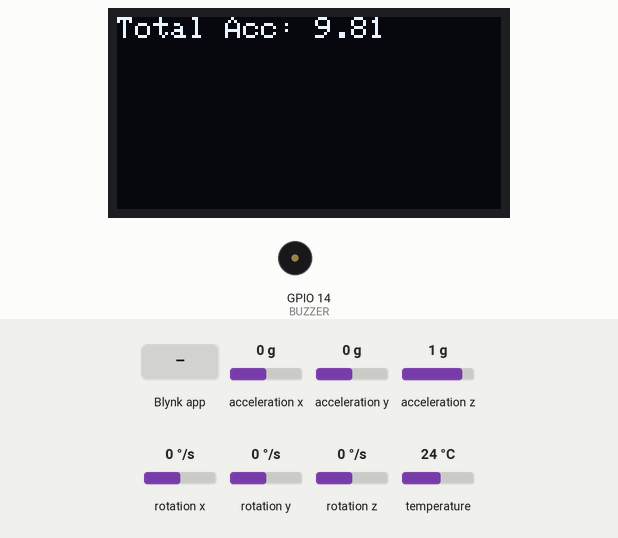
A program run on a simulated ESP32. Shown: 128×64 one-colour display, buzzer (waves = sounding, pin HIGH). The inputs (shaded band) are chosen by the test bench; at power-on: acceleration x 0 g, acceleration y 0 g, acceleration z 1 g, rotation x 0 °/s, rotation y 0 °/s, rotation z 0 °/s, temperature 24 °C. WiFi joins after 1.5 s; servers stay silent unless stated; nothing arrives over Bluetooth unless stated; what the program prints to the serial monitor is not drawn.

Above: at 3.1 s.
3.2 s: Blynk app writes 1 to V1
At 3.31 s:
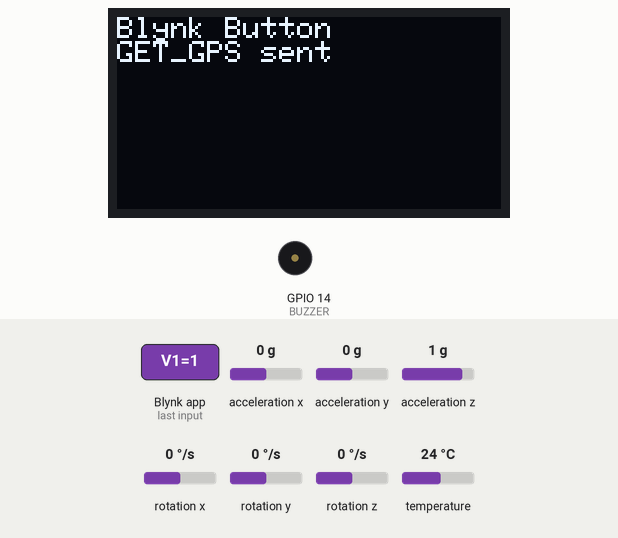
4.8 s: acceleration x set to -1.4 g
At 5.2 s:
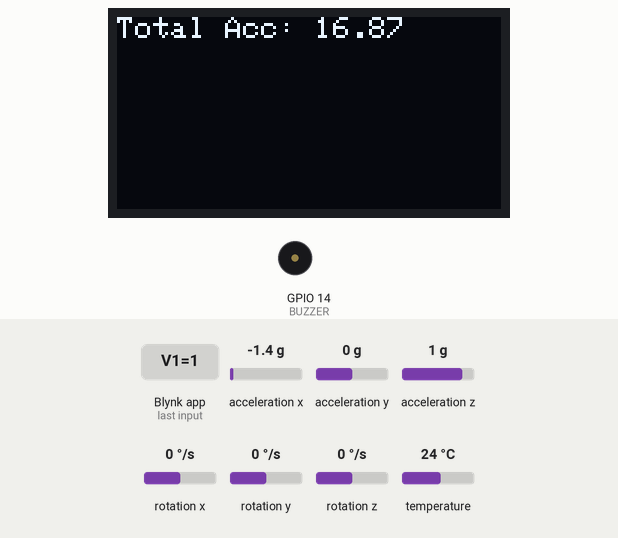
6.4 s: acceleration y set to -1.4 g
At 7.5 s:
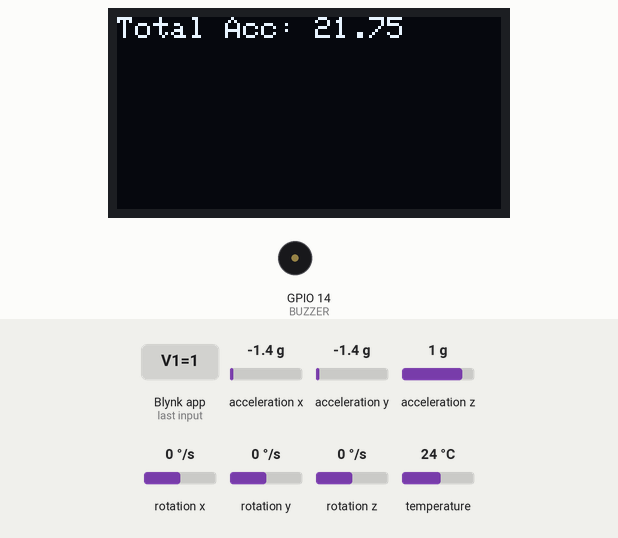
8.0 s: acceleration z set to -1.4 g
At 8.6 s:
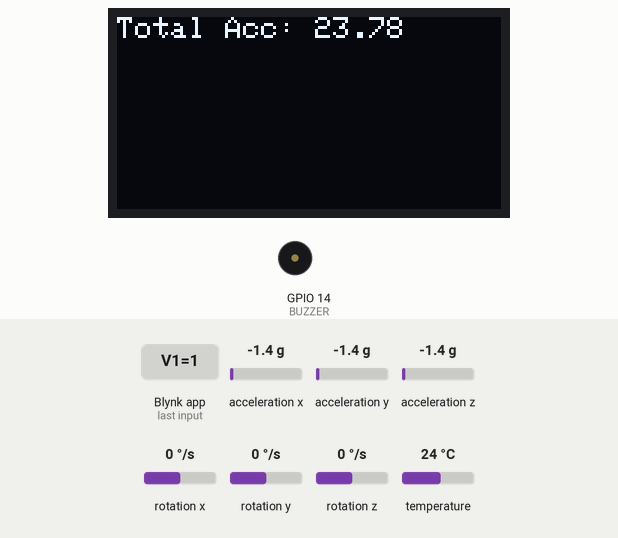
9.6 s: acceleration x set to -0.8 g
At 10.9 s:
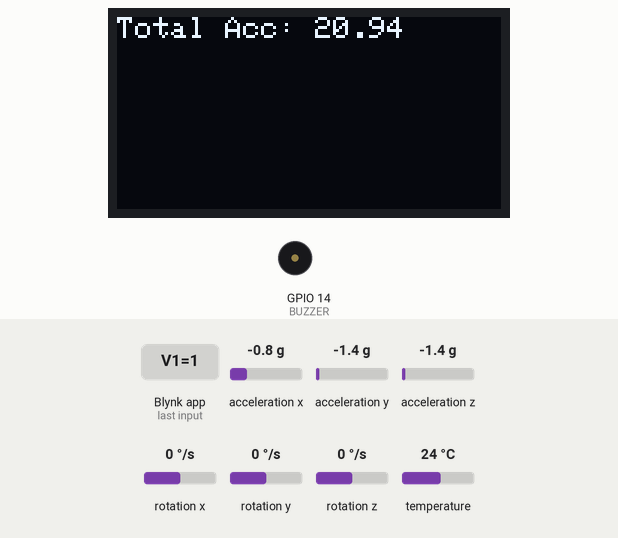
Timing chart, 0 to 12.2 s (numbered marks = the images above; inputs shaded):
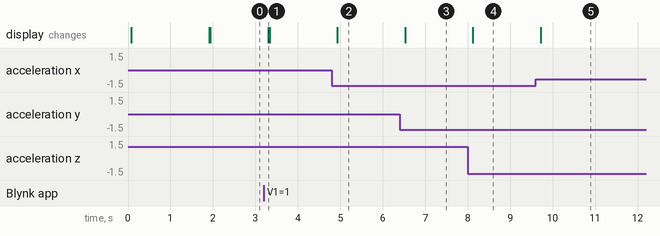

Measured:
- after the input at 3.2 s, the display: changes after 0.10 s (image 1)
- after the input at 4.8 s, the display: changes after 0.13 s (image 2)
- after the input at 6.4 s, the display: changes after 0.13 s (image 3)
- after the input at 8.0 s, the display: changes after 0.12 s (image 4)
- after the input at 9.6 s, the display: changes after 0.12 s (image 5)

The program:

main.cpp
```cpp
// ---------------- Blynk Credentials ----------------
#define BLYNK_TEMPLATE_ID "TMPL6rEL0a3qB"
#define BLYNK_TEMPLATE_NAME "Rider Location"
#define BLYNK_AUTH_TOKEN "ZkzCMs34aMEbpnhjHVGob_7HywbMW3fq"
#define BLYNK_PRINT Serial


#include <Wire.h>
#include <Adafruit_MPU6050.h>
#include <Adafruit_Sensor.h>
#include <Adafruit_GFX.h>
#include <Adafruit_SSD1306.h>
#include "BluetoothSerial.h"
#include <WiFi.h>
#include <WiFiClient.h>
#include <BlynkSimpleEsp32.h>
#include <math.h>


// ---------------- OLED Settings ----------------
#define SCREEN_WIDTH 128
#define SCREEN_HEIGHT 64
#define OLED_RESET -1
#define OLED_ADDR 0x3C
Adafruit_SSD1306 display(SCREEN_WIDTH, SCREEN_HEIGHT, &Wire, OLED_RESET);

// ---------------- MPU6050 Settings ----------------
Adafruit_MPU6050 mpu;
#define BUZZER 14
float THRESHOLD = 25.0;
bool crashSent = false;

// ---------------- WiFi ----------------
char ssid[] = "NTU-FSD";
char pass[] = "";

// ---------------- Bluetooth ----------------
BluetoothSerial SerialBT;

// ---------------- Blynk Button (V1) ----------------
BLYNK_WRITE(V1) {
  int buttonState = param.asInt();
  if (buttonState == 1) {
    Serial.println("Location requested from Blynk");
    SerialBT.println("GET_GPS");

    // OLED feedback
    display.clearDisplay();
    display.setCursor(0, 0);
    display.println("Blynk Button");
    display.println("GET_GPS sent");
    display.display();
  }
}

void setup() {
  Serial.begin(115200);

  // ---------------- OLED Setup ----------------
  if (!display.begin(SSD1306_SWITCHCAPVCC, OLED_ADDR)) {
    Serial.println("OLED failed");
    while (1);
  }
  display.clearDisplay();
  display.setTextSize(1);
  display.setTextColor(SSD1306_WHITE);
  display.setCursor(0, 0);
  display.println("Booting...");
  display.display();

  // ---------------- MPU6050 Setup ----------------
  if (!mpu.begin()) {
    Serial.println("MPU6050 failed");
    display.println("MPU FAIL");
    display.display();
    while (1);
  }

  // ---------------- Bluetooth Setup ----------------
  SerialBT.begin("Rider Location");
  Serial.println("Bluetooth Started");
  display.println("Bluetooth OK");
  display.display();

  // ---------------- WiFi & Blynk ----------------
  Blynk.begin(BLYNK_AUTH_TOKEN, ssid, pass);
  Serial.println("Connected to Blynk");
  display.println("Blynk Connected");
  display.display();

  // ---------------- Buzzer ----------------
  pinMode(BUZZER, OUTPUT);
  digitalWrite(BUZZER, LOW);
}

void loop() {
  Blynk.run();

  // ---------------- MPU6050 Read ----------------
  sensors_event_t a, g, temp;
  mpu.getEvent(&a, &g, &temp);

  float totalAcc = sqrt(
      a.acceleration.x * a.acceleration.x +
      a.acceleration.y * a.acceleration.y +
      a.acceleration.z * a.acceleration.z
  );

  // Display Acceleration on OLED
  display.clearDisplay();
  display.setCursor(0, 0);
  display.print("Total Acc: ");
  display.println(totalAcc);
  display.display();

  // Accident Detection
  if (totalAcc > THRESHOLD && !crashSent) {
    crashSent = true;

    Serial.println("ACCIDENT!");
    SerialBT.println("crash");   // send crash to MIT App

    digitalWrite(BUZZER, HIGH);

    display.clearDisplay();
    display.setCursor(0, 0);
    display.println("CRASH!");
    display.println("Message Sent");
    display.display();

    delay(2000);
  }

  // Reset after impact
  if (totalAcc < 15.0) {
    crashSent = false;
    digitalWrite(BUZZER, LOW);
  }

  delay(200);
}
```
